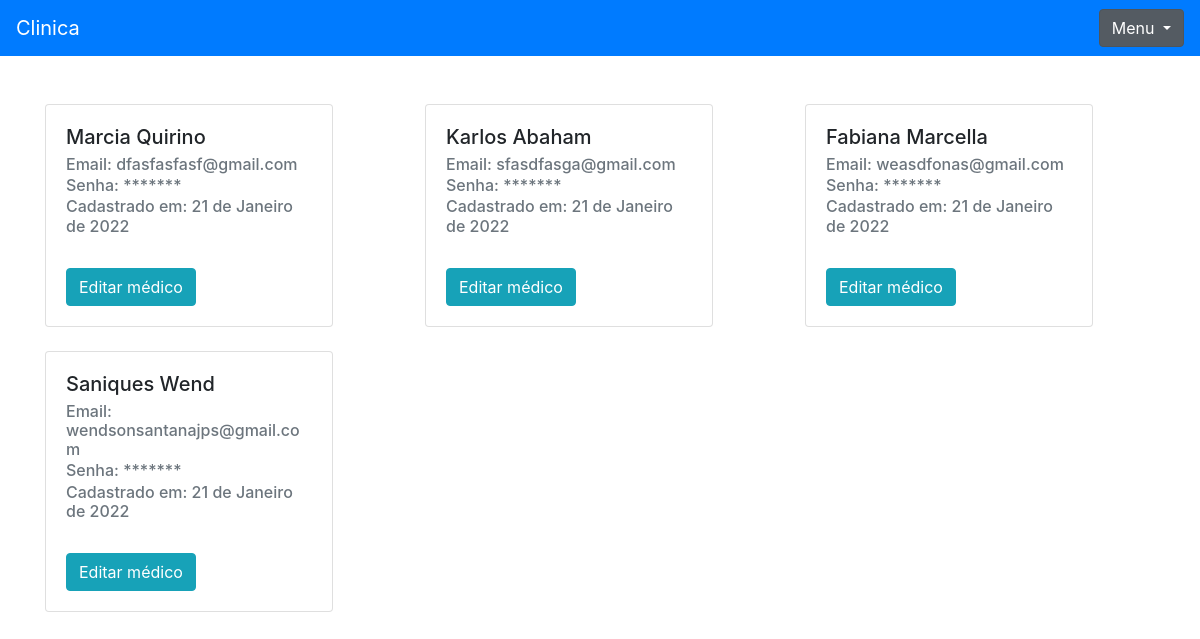
Page /auth/home_medico/ on the earlier database version.
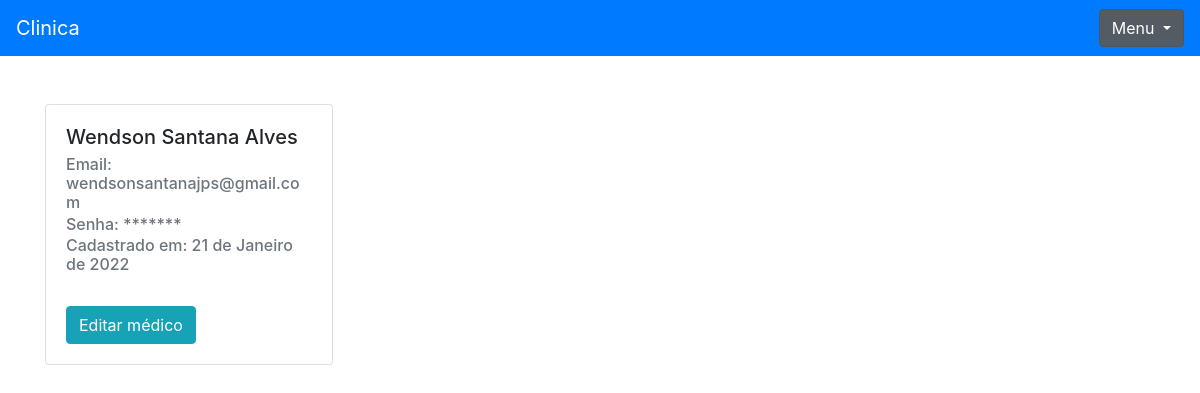
Same page on the later database version.
### medico/models.py (models this page shows, shortened)
class Medicos(models.Model):
    nome = models.CharField(max_length=50)
    email = models.EmailField()
    senha = models.CharField(max_length=100)
    data_criacao = models.DateField(default=date.today)
    class Meta:
        verbose_name = "Medico"

### medico/views.py (the view)
# urls.py: path('home_medico/', views.home_medico, name='home_medico'),
def home_medico(request):
    medicos = Medicos.objects.all()
    medico_excluido = request.GET.get('medico_excluido')
    return render(request, 'home_medico.html', {'medicos': medicos, 'medico_excluido': medico_excluido})

### medico/templates/home_medico.html (shortened to what this page needs)
<!doctype html>
<html lang="en">
  <head>
    <link rel="stylesheet" href="https://cdn.jsdelivr.net/npm/bootstrap@4.6.1/dist/css/bootstrap.min.css">
  </head>
  <body>
    <nav class="navbar navbar-dark  bg-primary">
        <a class="navbar-brand" href="{% url 'home' %}">Clinica</a>
        <div class="dropdown show">
          <a class="btn btn-secondary dropdown-toggle" href="#" role="button" id="dropdownMenuLink" data-toggle="dropdown" aria-haspopup="true" aria-expanded="false">
            Menu
          </a>
        </div>
      </nav>
    <div class="container">
      <br>
        <br>
        <div class="row">
            {% for medico in medicos %}
                <div class="col-md">
                    <div class="card" style="width: 18rem;">
                        <div class="card-body">
                          <h5 class="card-title">{{medico.nome}}</h5>
                          <h6 class="card-subtitle mb-2 text-muted">Email: {{medico.email}}</h6>
                          <h6 class="card-subtitle mb-2 text-muted">Senha: *******</h6>
                          <h6 class="card-subtitle mb-2 text-muted">Cadastrado em: {{medico.data_criacao}}</h6>
                          <br>
                          <a href="{% url 'ver_medicos' medico.id %}" class="btn btn-info">Editar médico</a>
                        </div>
                      </div>
                      <br>
                </div>
                {% endfor %}
              </div>
    </div>
  </body>
</html>

Differences in the rows shown:
removed Medicos: nome "Marcia Quirino", email "dfasfasfasf@gmail.com", data_criacao "21 de Janeiro de 2022"
removed Medicos: nome "Karlos Abaham", email "sfasdfasga@gmail.com", data_criacao "21 de Janeiro de 2022"
removed Medicos: nome "Fabiana Marcella", email "weasdfonas@gmail.com", data_criacao "21 de Janeiro de 2022"
removed Medicos: nome "Saniques Wend", email "wendsonsantanajps@gmail.com", data_criacao "21 de Janeiro de 2022"
added Medicos: nome "Wendson Santana Alves", email "wendsonsantanajps@gmail.com", data_criacao "21 de Janeiro de 2022"
